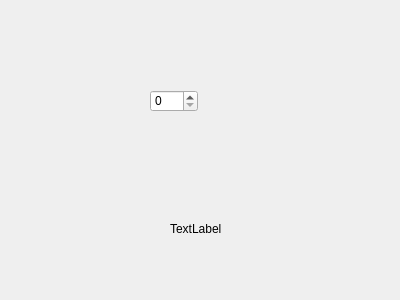
<?xml version="1.0" encoding="UTF-8"?>
<ui version="4.0">
 <class>Form</class>
 <widget class="QWidget" name="Form">
  <property name="geometry">
   <rect>
    <x>0</x>
    <y>0</y>
    <width>400</width>
    <height>300</height>
   </rect>
  </property>
  <property name="windowTitle">
   <string>Form</string>
  </property>
  <widget class="QLabel" name="label">
   <property name="geometry">
    <rect>
     <x>170</x>
     <y>220</y>
     <width>61</width>
     <height>18</height>
    </rect>
   </property>
   <property name="text">
    <string>TextLabel</string>
   </property>
  </widget>
  <widget class="QSpinBox" name="spinBox">
   <property name="geometry">
    <rect>
     <x>150</x>
     <y>90</y>
     <width>48</width>
     <height>22</height>
    </rect>
   </property>
  </widget>
 </widget>
 <resources/>
 <connections/>
</ui>
